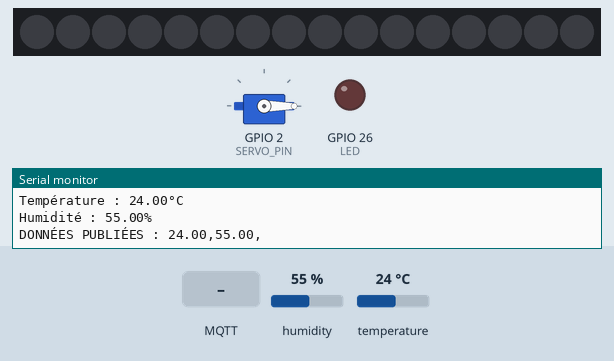
This sketch was run on a simulated ESP32. On the bench: servo, 16 RGB LEDs in strip order, left to right, output pins drawn as LEDs (lit = HIGH), the last lines printed to the serial monitor. Inputs (shaded band) come from the test bench; at power-on: humidity 55 %, temperature 24 °C. Dim RGB values are drawn brighter than linear; WiFi joins after 1.5 s; servers stay silent unless stated; no MQTT or app messages arrive unless stated.

Above: at 2.7 s.
2.8 s: MQTT message "lights" arrives on the third subscribed topic
At 3.8 s:
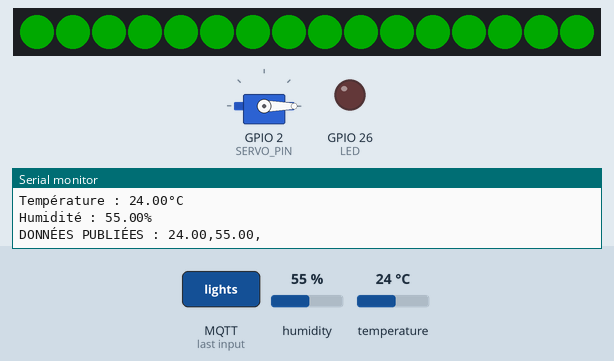
4.3 s: MQTT message "ON" arrives on the first subscribed topic
At 4.8 s:
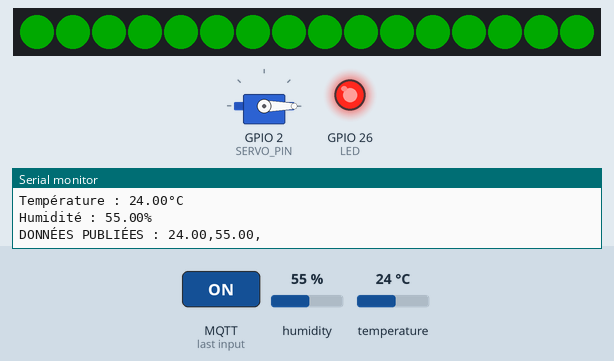
5.8 s: MQTT message "5" arrives on the third subscribed topic
7.3 s: MQTT message "90" arrives on the third subscribed topic
At 8.4 s:
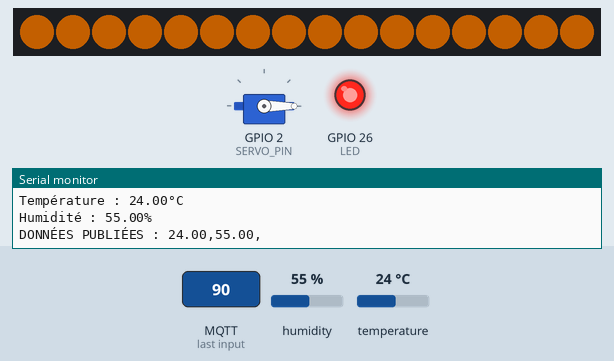
8.8 s: MQTT message "90" arrives on the second subscribed topic
At 9.5 s:
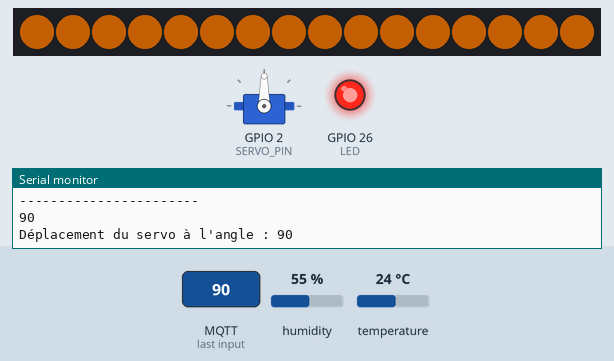
10.3 s: MQTT message "servo" arrives on the third subscribed topic
At 10.7 s:
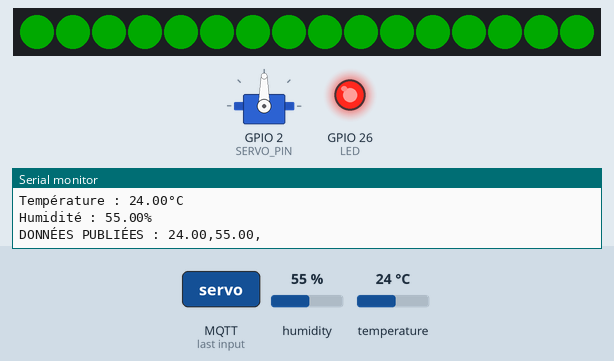
Timing chart, 0 to 12.8 s (numbered marks = the images above; inputs shaded):
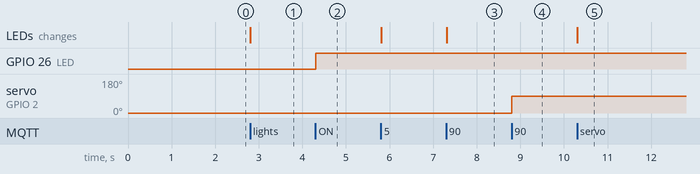

Measured:
- after the input at 2.8 s, the LEDs: change at once (image 1)
- after the input at 4.3 s, GPIO 26 (LED): LOW → HIGH at once
- after the input at 7.3 s, the LEDs: change at once (image 3)
- after the input at 8.8 s, servo on GPIO 2 (SERVO_PIN): 0° → 90° at once
- after the input at 10.3 s, the LEDs: change at once (image 5)

The sketch:

business_logic.ino
```cpp
// Bibliothèques nécessaires
#include <Adafruit_Sensor.h>
#include <DHT_U.h>
#include <WiFi.h>
#include <PubSubClient.h>
#include <ESP32Servo.h> // Bibliothèque pour contrôler le servo-moteur
#include <FastLED.h> // Bibliothèque pour contrôler la bande LED WS2812

// Définition des broches
#define DHTPIN 12 // Broche du capteur DHT22
#define LED 26 // LED simple
#define SERVO_PIN 2 // Broche du servo-moteur
#define LED_PIN 4 // Broche de la bande LED WS2812
#define NUM_LEDS 16 // Nombre de LEDs dans la bande

// Paramètres du DHT
#define DHTTYPE DHT22 // Type de capteur (DHT22)
DHT_Unified dht(DHTPIN, DHTTYPE);
uint32_t delayMS;

// Objet pour contrôler le servo-moteur
Servo servo;

// Tableau pour contrôler les LEDs WS2812
CRGB leds[NUM_LEDS];

// Identifiants MQTT
const char* ssid = "Wokwi-GUEST"; // Nom du réseau WiFi
const char* password = ""; // Mot de passe WiFi
const char* mqttServer = "broker.hivemq.com"; // Serveur MQTT
const char* clientID = "ujaisldaaasdfgh;laslksdja1"; // ID unique du client
const char* topic = "Tempdata"; // Sujet pour publier les données

// Variables pour le délai non-bloquant
unsigned long previousMillis = 0;
const long interval = 1000; // Intervalle de 1 seconde
String msgStr = ""; // Buffer pour les messages MQTT
float temp, hum; // Variables pour température et humidité

// Initialisation des clients WiFi et MQTT
WiFiClient espClient;
PubSubClient client(espClient);

// Fonction de connexion au WiFi
void setup_wifi() {
  delay(10);
  WiFi.begin(ssid, password);
  while (WiFi.status() != WL_CONNECTED) {
    delay(500);
    Serial.print(".");
  }
  Serial.println("");
  Serial.println("WiFi connecté");
  Serial.println("Adresse IP : ");
  Serial.println(WiFi.localIP());
}

// Fonction de reconnexion MQTT
void reconnect() {
  while (!client.connected()) {
    if (client.connect(clientID)) {
      Serial.println("MQTT connecté");
      client.subscribe("lights"); // S'abonner au sujet pour la LED simple
      client.subscribe("servo"); // S'abonner au sujet pour le servo-moteur
      client.subscribe("lights/neopixel"); // S'abonner au sujet pour les LEDs NeoPixel
      Serial.println("Sujets souscrits");
    }
    else {
      Serial.print("Échec, rc=");
      Serial.print(client.state());
      Serial.println(" Nouvelle tentative dans 5 secondes");
      delay(5000); // Attendre 5 secondes avant de réessayer
    }
  }
}

// Fonction de rappel pour les messages MQTT reçus
void callback(char* topic, byte* payload, unsigned int length) {
  Serial.print("Message reçu sur le sujet : ");
  Serial.println(topic);
  Serial.print("Message : ");
  String data = "";
  for (int i = 0; i < length; i++) {
    Serial.print((char)payload[i]);
    data += (char)payload[i];
  }
  Serial.println();
  Serial.print("Taille du message : ");
  Serial.println(length);
  Serial.println();
  Serial.println("-----------------------");
  Serial.println(data);

  // Contrôle de la LED simple
  if (String(topic) == "lights") {
    if (data == "ON") {
      Serial.println("LED allumée");
      digitalWrite(LED, HIGH);
    }
    else {
      digitalWrite(LED, LOW);
    }
  }
  // Contrôle du servo-moteur
  else if (String(topic) == "servo") {
    int degree = data.toInt(); // Convertir les données en entier
    Serial.print("Déplacement du servo à l'angle : ");
    Serial.println(degree);
    servo.write(degree); // Déplacer le servo à l'angle spécifié
  }
  // Contrôle des LEDs NeoPixel
  else if (String(topic) == "lights/neopixel") {
    int red, green, blue;
    sscanf(data.c_str(), "%d,%d,%d", &red, &green, &blue); // Parser les valeurs RGB
    Serial.print("Réglage des NeoPixels à (R,V,B) : ");
    Serial.print(red);
    Serial.print(",");
    Serial.print(green);
    Serial.print(",");
    Serial.println(blue);
    fill_solid(leds, NUM_LEDS, CRGB(red, green, blue)); // Appliquer la couleur à toutes les LEDs
    FastLED.show(); // Mettre à jour la bande LED
  }
}

// Fonction d'initialisation
void setup() {
  Serial.begin(115200);

  // Initialiser le capteur DHT
  dht.begin();

  // Obtenir les informations du capteur
  sensor_t sensor;
  dht.temperature().getSensor(&sensor);
  dht.humidity().getSensor(&sensor);

  // Configurer la LED simple
  pinMode(LED, OUTPUT);
  digitalWrite(LED, LOW);

  // Configurer le servo-moteur
  servo.attach(SERVO_PIN, 500, 2400);
  servo.write(0); // Position initiale à 0°

  // Configurer la bande LED WS2812
  FastLED.addLeds<WS2812, LED_PIN, GRB>(leds, NUM_LEDS);

  // Établir les connexions
  setup_wifi();
  client.setServer(mqttServer, 1883); // Définir le serveur MQTT
  client.setCallback(callback); // Définir la fonction de rappel
}

// Boucle principale
void loop() {
  // Vérifier la connexion MQTT
  if (!client.connected()) {
    reconnect(); // Se reconnecter si nécessaire
  }
  client.loop();

  // Lecture périodique des capteurs (toutes les secondes)
  unsigned long currentMillis = millis();
  if (currentMillis - previousMillis >= interval) {
    previousMillis = currentMillis;

    // Lire la température
    sensors_event_t event;
    dht.temperature().getEvent(&event);
    if (isnan(event.temperature)) {
      Serial.println(F("Erreur de lecture de la température !"));
    }
    else {
      Serial.print(F("Température : "));
      temp = event.temperature;
      Serial.print(temp);
      Serial.println(F("°C"));
    }

    // Lire l'humidité
    dht.humidity().getEvent(&event);
    if (isnan(event.relative_humidity)) {
      Serial.println(F("Erreur de lecture de l'humidité !"));
    }
    else {
      Serial.print(F("Humidité : "));
      hum = event.relative_humidity;
      Serial.print(hum);
      Serial.println(F("%"));
    }

    // Préparer et publier le message MQTT
    msgStr = String(temp) + "," + String(hum) + ",";
    byte arrSize = msgStr.length() + 1;
    char msg[arrSize];
    Serial.print("DONNÉES PUBLIÉES : ");
    Serial.println(msgStr);
    msgStr.toCharArray(msg, arrSize);
    client.publish(topic, msg);
    msgStr = "";
    delay(1);
  }
}
```
